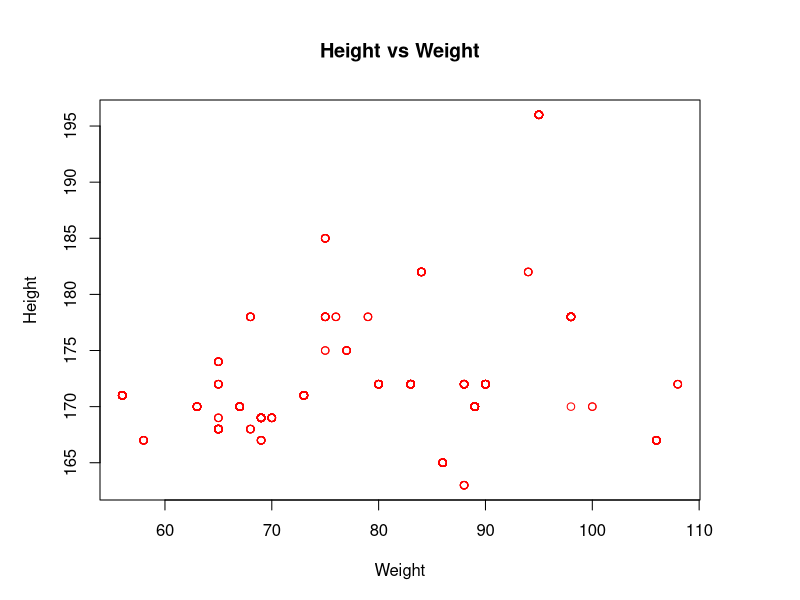
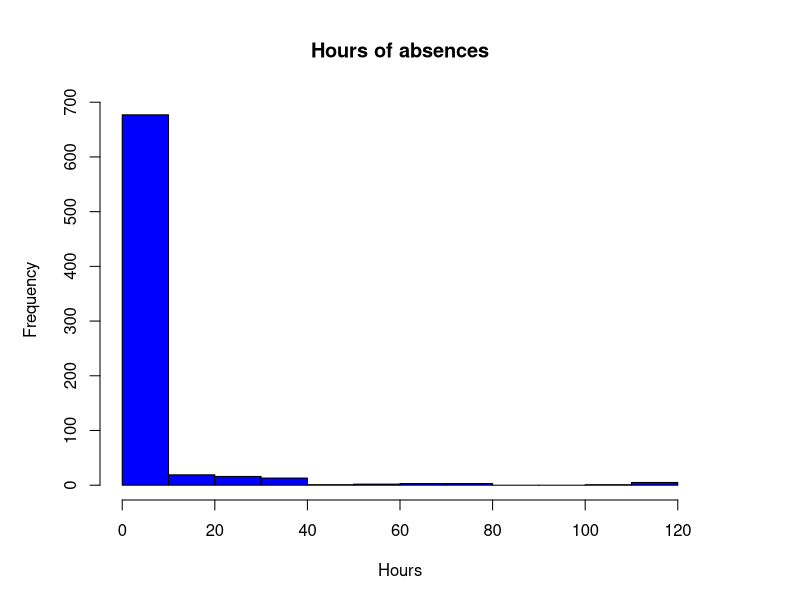
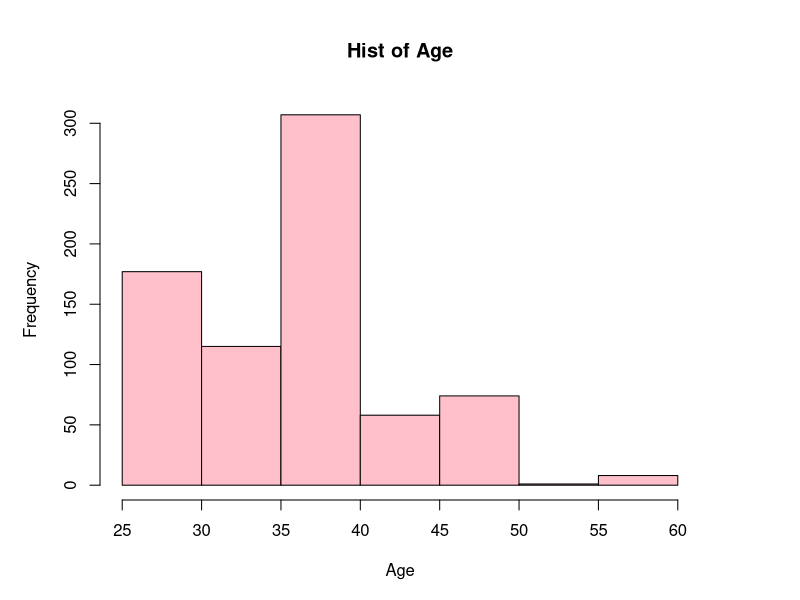
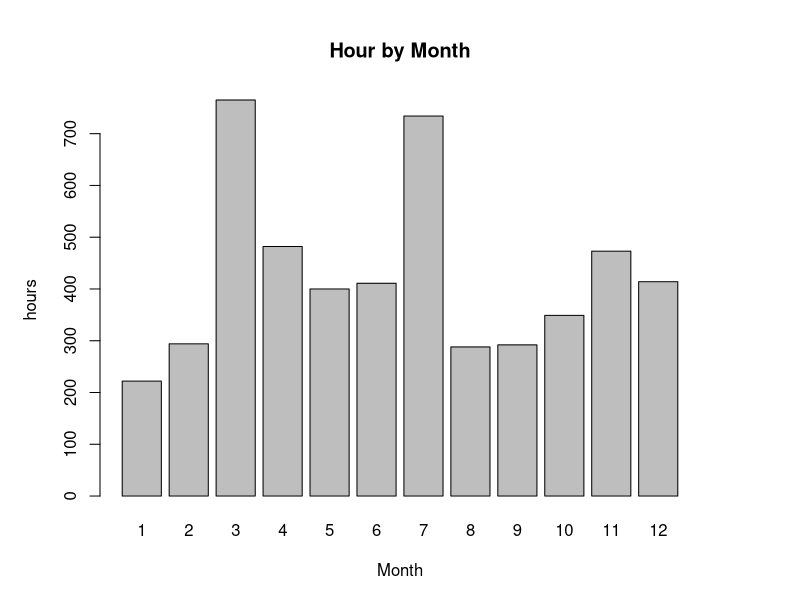
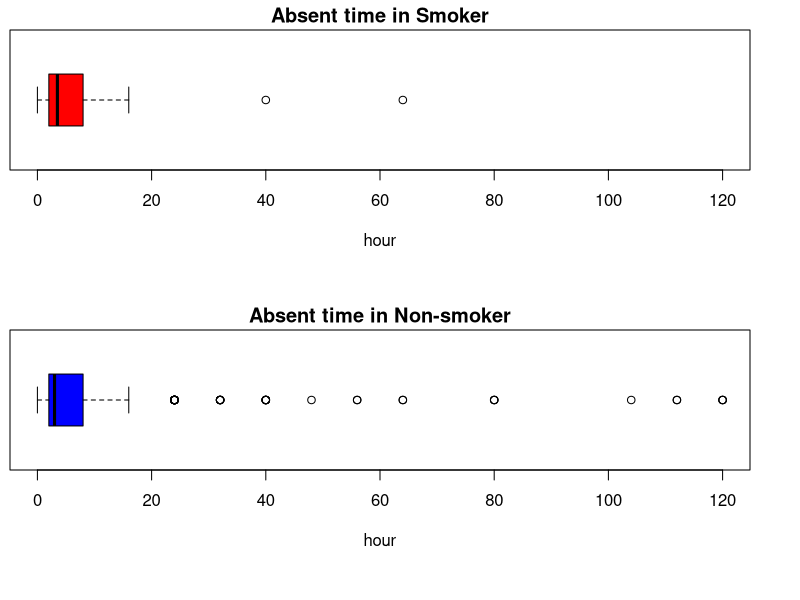
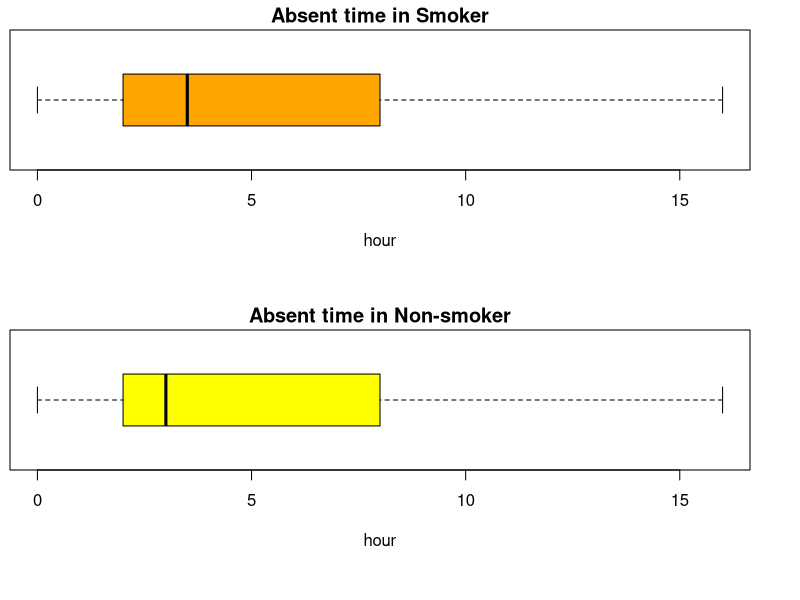
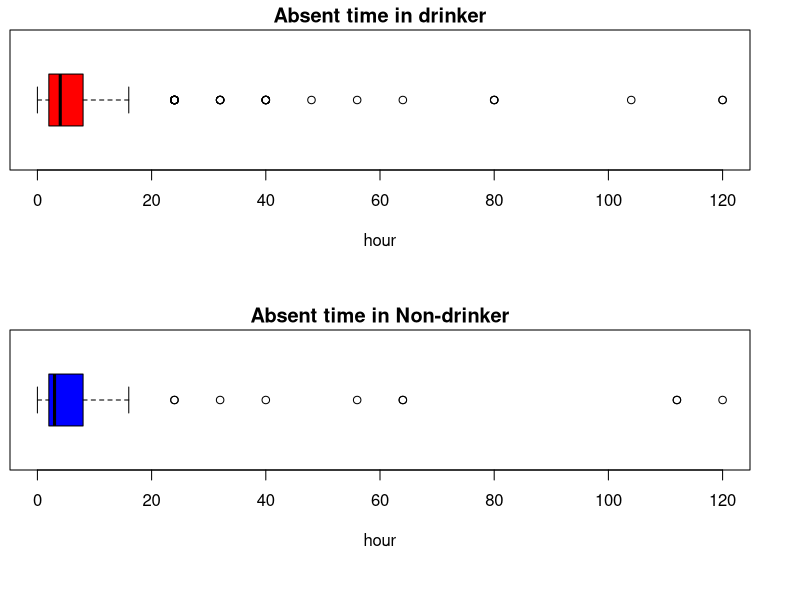
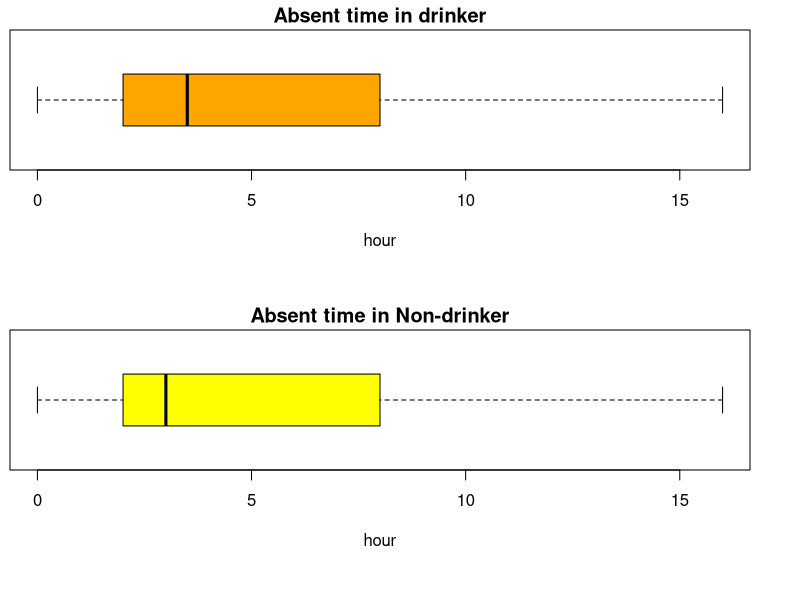

These charts were generated, in order, by the following R code:
df = read.csv("Absenteeism_at_work.csv", sep=";", header=TRUE)
par(mfrow = c(1,1), mai = c(1,1,1,1))
#1. Scatter Plot: Height vs Weight (Weight → x축)

#remove missing data
df_1 <- df[(!is.na(df$Height) & !is.na(df$Weight)), ]

# make a plot, x is weight and y is height
plot(df_1$Weight, df_1$Height, main = "Height vs Weight", xlab = "Weight", ylab = "Height", col = 'red', pch = 1)

# height and weight is not relate to Absent in work

#2 Hist plot, hours of absences

#remove missing data, select 'Absenteeism.time.in.hours' column
df_2 <- df[!is.na(df$Absenteeism.time.in.hours), 'Absenteeism.time.in.hours'] 

# make a histogram, x is absent time in hours and y is frequency
hist(df_2, main = "Hours of absences", xlab = "Hours", ylab = "Frequency", col = 'blue')

# a lot of poeple absence less than 20 hours.

#3 Hist plot, Age

#remove missing data select 'specific 'Age' column
df_3 <- df[!is.na(df$Age), 'Age']

#make a histogram, x is age and y is frequency
hist(df_3, main = 'Hist of Age', xlab = 'Age', ylab = 'Frequency', col = 'pink')

# in this company, lot of people have age between 35 to 40 people

#4 Bar plot, Hour by Month

# find outlier
unique(df$Month.of.absence) 

# month can not be 0, remove
df_4 <- df[df$Month.of.absence != 0, ] 

# check if I remove month 0
unique(df_4$Month.of.absence) 

# using tapply, get a whole absence hour each month
df_4 <- tapply(df_4$Absenteeism.time.in.hours, df_4$Month.of.absence, sum) 

# make barplot
barplot(df_4, main = "Hour by Month", xlab = "Month",ylab = "hours", col = 'gray')

# on march, lot of people absence, and on January, a few people absence

#5 Box plot, Social smoker

# remove missing data
df_5 <- df[!is.na(df$Social.smoker) & !is.na(df$Absenteeism.time.in.hours), ]

# dataframe who smoke
df_smoke <- df_5[df$Social.smoker == 1 ,]

#dataframe who are not smoke
df_no_smoke <- df_5[df$Social.smoker == 0 ,]

# make a space for two boxplot
par(mfrow = c(2,1),mai = c(1.3,.1,.3 ,.5))

# make two boxplot with legend, 
boxplot(df_smoke$Absenteeism.time.in.hours, main = "Absent time in Smoker", ylim = c(0,120), horizontal = T, col = "red", xlab = "hour")
legend("bottomright", inset = c(0, -1),legend = c("Smoker", "Non-Smoker"), fill = c('red', 'blue'))
boxplot(df_no_smoke$Absenteeism.time.in.hours, main = "Absent time in Non-smoker", horizontal = T, col = 'blue', xlab = "hour")

# since there is people who absence too much, we can not compare well both plot

# make a two boxplot with legend, remove outlier
boxplot(df_smoke$Absenteeism.time.in.hours, main = "Absent time in Smoker", horizontal = T, col = "orange", outline = F, xlab = "hour")
legend("bottomright", inset = c(0, -1),legend = c("Smoker", "Non-Smoker"), fill = c('orange', 'yellow'))
boxplot(df_no_smoke$Absenteeism.time.in.hours, main = "Absent time in Non-smoker", horizontal = T, col = "yellow", outline = F,xlab = "hour")

# As you can see in the boxplot the median of smoke people absence hour is much higher than people who don't smoke

#6 Box plot, Social drinker

# remove missing data
df_6 <- df[!is.na(df$Social.drinker) & !is.na(df$Absenteeism.time.in.hours), ]

# dataframe who drinker
df_drinker <- df_6[df$Social.drinker == 1 ,]

#dataframe who are not drinker
df_no_drinker <- df_6[df$Social.drinker == 0 ,]

#make a boxplot with legend
boxplot(df_drinker$Absenteeism.time.in.hours, main = "Absent time in drinker", ylim = c(0,120), horizontal = T, col = "red", xlab = "hour")
legend("bottomright", inset = c(0, -1),legend = c("drinker", "Non-drinker"), fill = c('red', 'blue'))
boxplot(df_no_drinker$Absenteeism.time.in.hours, main = "Absent time in Non-drinker", horizontal = T, col = 'blue', xlab = "hour")

# since there is people who absence too much, we can not compare well both plot

#make a two boxplot with legend, remove outliner
boxplot(df_smoke$Absenteeism.time.in.hours, main = "Absent time in drinker", horizontal = T, col = "orange", outline = F, xlab = "hour")
legend("bottomright", inset = c(0, -1),legend = c("drinker", "Non-drinker"), fill = c('orange','yellow'))
boxplot(df_no_smoke$Absenteeism.time.in.hours, main = "Absent time in Non-drinker", horizontal = T, col = "yellow", outline = F,xlab = "hour") 

# As you can see in the boxplot the median of drink people absence hour is much higher than people who don't drink


